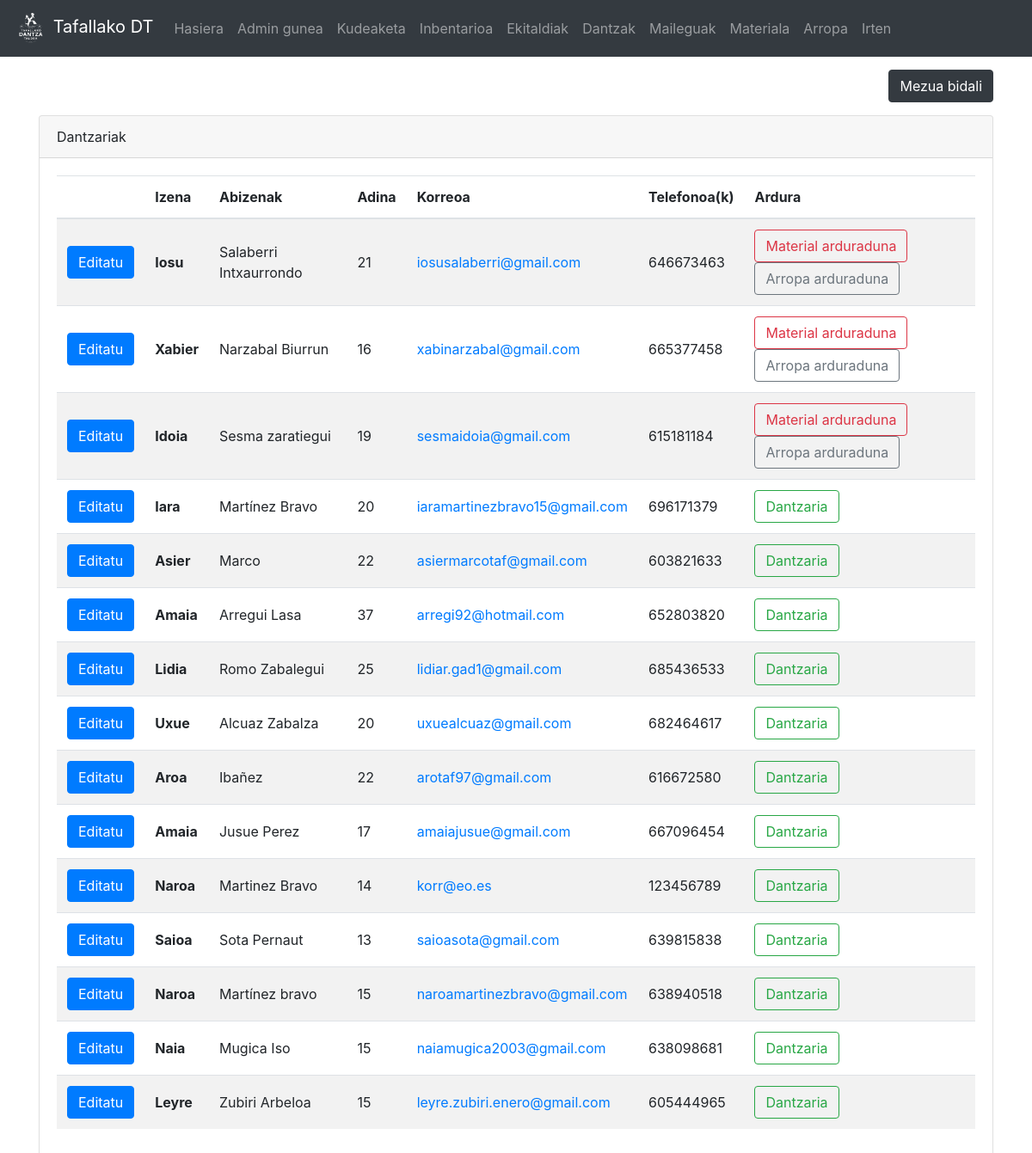
Before: /dashboard (signed in) with the older database file.
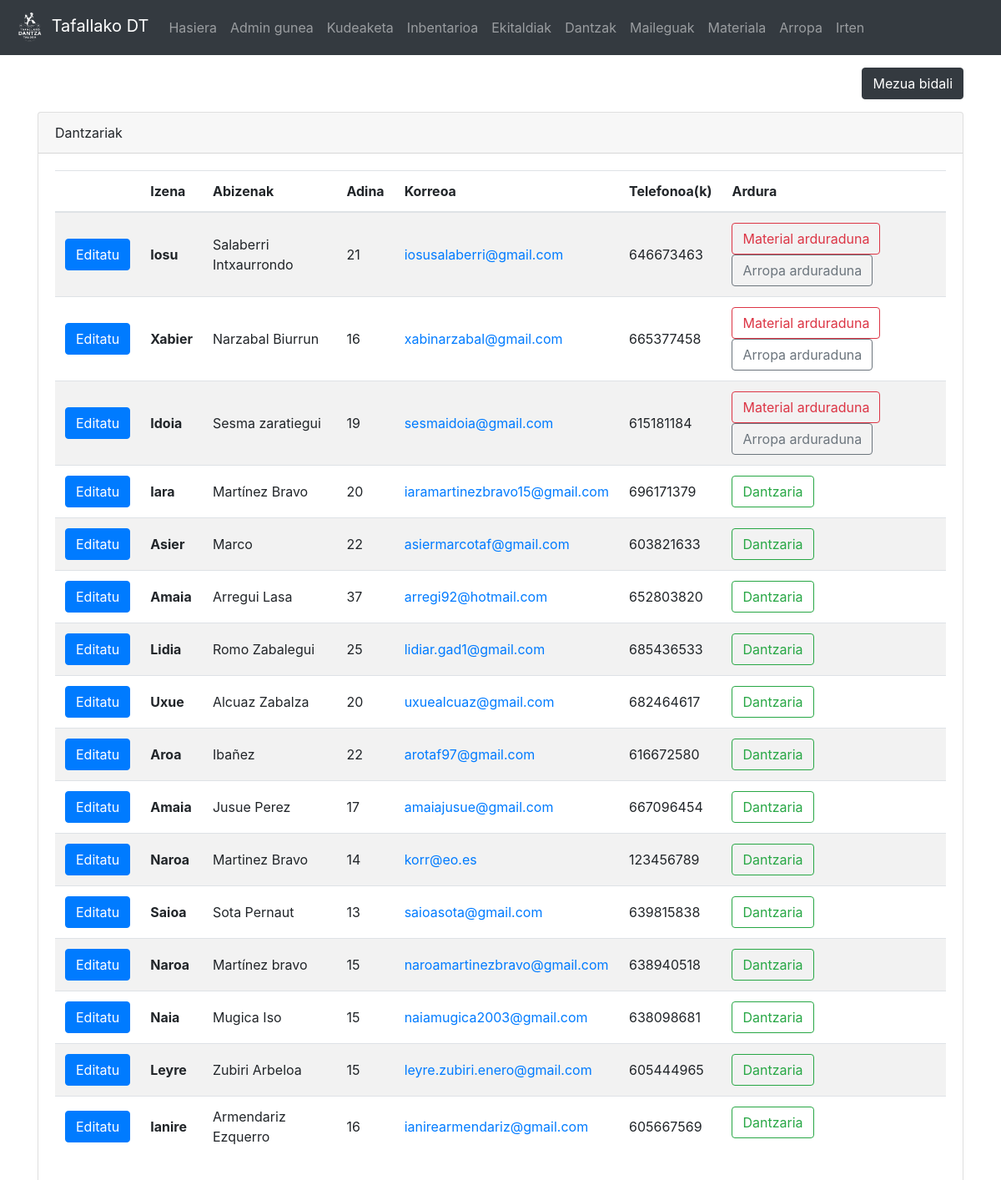
After: the same page with the newer database file.
### dantza/models.py (models this page shows, shortened)
class Dantzaria(models.Model):
	user = models.OneToOneField(User, on_delete=models.CASCADE)
	izena = models.CharField(max_length=50)
	abizenak = models.CharField(max_length=200)
	jaiotze_data = models.DateTimeField('jaiotze data')
	email = models.CharField(max_length=100)
	def adina(self):
		today = date.today()
		return today.year - self.jaiotze_data.year - ((today.month, today.day) < (self.jaiotze_data.month, self.jaiotze_data.day))
	def telefonoak(self):
		t_list = Telefono.objects.filter(dantzari=self)
		return ', '.join(str(e.zenbakia) for e in t_list)
	def is_materialArduraduna(self):
		return self.user.groups.filter(name='material_arduradunak').exists()
	def is_arropaArduraduna(self):
		return self.user.groups.filter(name='arropa_arduradunak').exists()

class Telefono(models.Model):
	zenbakia = models.IntegerField()
	dantzari = models.ForeignKey(Dantzaria, on_delete=models.CASCADE)

### dantza/views.py (the view, shortened to what this page needs)
# urls.py: path('dashboard', views.dashboard, name = 'dashboard'),
@login_required(login_url='/login')
def dashboard(request):
	dantzari_list = Dantzaria.objects.all()
	maileguak = Mailegua.objects.filter(itzulita=False)
	return render(request,'dantza/dashboard.html',{'d_list':dantzari_list, 'mail_list':maileguak, 'h_list': HARTZAILEA})

### dantza/templatetags/auth_extras.py (called while the page is built)
@register.filter(name='has_group')
def has_group(user, group_name):
    return user.groups.filter(name=group_name).exists()

### templates/dantza/dashboard.html (shortened to what this page needs)
{% extends "dantza/base.html" %}
{% block edukia %}
<div class="container">
	<div class="clearfix">
		<button style="margin-top: 15px;" type="button" class="btn btn-dark float-right" data-toggle="modal" data-target="#mezua">
		  Mezua bidali
		</button>
	</div>
	{% if request.user.is_superuser %}
	<div class="card" style="margin-top:15px">
		<div class="card-header">Dantzariak</div>
		<div class="card-body">
	{% if d_list %}
	<div class="table-responsive">
		<table class="table table-hover table-striped">
		  <thead>
			<tr>
								<th scope="col"></th>
			  <th scope="col">Izena</th>
			  <th scope="col">Abizenak</th>
			  <th scope="col">Adina</th>
			  <th scope="col">Korreoa</th>
				<th scope="col">Telefonoa(k)</th>
				<th scope="col">Ardura</th>
			</tr>
		  </thead>
		  <tbody>
		{% for d in d_list %}
			  <tr>
				  <td style="vertical-align:middle;"><a href="/dantzari/{{ d.pk }}/" class="btn btn-primary">Editatu</a></td>
				  <th scope="row" style="vertical-align:middle;">{{ d.izena }}</th>
				  <td style="vertical-align:middle;">{{ d.abizenak }}</td>
				  <td style="vertical-align:middle;">{{ d.adina }}</td>
				  <td style="vertical-align:middle;"><a href="mailto:{{ d.email }}">{{ d.email }}</a></td>
				  <td style="vertical-align:middle;">{{ d.telefonoak }}</td>
				  <td>
					  {% if not d.is_materialArduraduna and not d.is_arropaArduraduna %}
					  <div class="btn btn-outline-success">Dantzaria</div>
					  {% endif %}
					  {% if d.is_materialArduraduna %}
					  <div class="btn btn-outline-danger">Material arduraduna</div>
					  {% endif %}
					  {% if d.is_arropaArduraduna %}
					  <div class="btn btn-outline-secondary">Arropa arduraduna</div>
					  {% endif %}
				  </td>
			  </tr>
		{% endfor %}
			</tbody>
</table>
			</div>
	{% else %}
		Oraindik ez dago dantzaririk<br/>
			<small>Dantzari berriak sortzeko, saioa itxi eta erregistratu</small>
	{% endif %}
		</div>
</div>
</div>
{% endif %}
{% endblock edukia %}

### templates/dantza/base.html (shortened to what this page needs)
<!doctype html>
<html lang="en">
  <head>
    <link rel="stylesheet" href="https://stackpath.bootstrapcdn.com/bootstrap/4.3.1/css/bootstrap.min.css">
  </head>
  <body>
		<nav class="navbar navbar-expand-lg navbar-dark bg-dark">
		  <a class="navbar-brand" href="/">
			  {% load static %}
			  <img src="{% static "logo.png" %}" width="40" height="40" alt="[logo]">
			  Tafallako DT</a>
		  <div class="collapse navbar-collapse" id="navbarNavAltMarkup">
			<div class="navbar-nav">
			  <a class="nav-item nav-link" href="/">Hasiera <span class="sr-only">(current)</span></a>
				{% if request.user.is_authenticated %}
					{% if request.user.is_superuser %}
						<a class="nav-item nav-link" href="/admin" target="_blank">Admin gunea</a>
						<a class="nav-item nav-link" href="/dashboard">Kudeaketa</a>
					{% else %}
						{% load auth_extras %}
					{% endif %}
					<a class="nav-item nav-link" href="/inbentarioa">Inbentarioa</a>
					<a class="nav-item nav-link" href="/ekitaldiak">Ekitaldiak</a>
					<a class="nav-item nav-link" href="/dantzak">Dantzak</a>
					{% if request.user.is_superuser or request.user|has_group:"material_arduradunak" or request.user|has_group:"arropa_arduradunak" %}
						<a class="nav-item nav-link" href="/maileguak">Maileguak</a>
					{% endif %}
					{% if request.user|has_group:"material_arduradunak" %}
						<a class="nav-item nav-link" href="/materiala">Materiala</a>
					{% endif %}
					{% if request.user|has_group:"arropa_arduradunak" %}
						<a class="nav-item nav-link" href="/arropa">Arropa</a>
					{% endif %}
					<a class="nav-item nav-link" href="/logout">Irten</a>
				{% else %}
			  		<a class="nav-item nav-link" href="/signup">Erregistratu</a>
			  		<a class="nav-item nav-link" href="/login">Login egin</a>
				{% endif %}
			</div>
		  </div>
		</nav>
	  <div class="container-fluid">
    {% block edukia%}
	{% endblock edukia %}
	  </div>
  </body>
</html>

Changed rows visible on the page:
added Dantzaria: izena "Ianire", abizenak "Armendariz Ezquerro", adina "16", email "ianirearmendariz@gmail.com", telefonoak "605667569", shows "Dantzaria"
